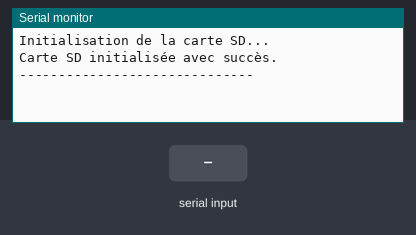
The sketch below on a simulated Arduino Leonardo, built with avr-gcc and run on an emulated ATmega32U4. Parts: the last lines printed to the serial monitor. The test bench sets the inputs (shaded band). Storage starts empty.

Above: at 1.2 s.
1.3 s: "1\n" received over Serial
At 2.5 s:
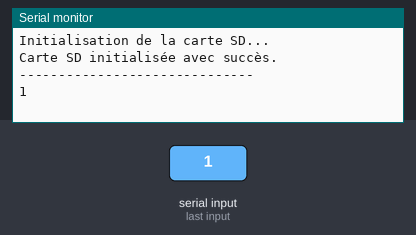
2.8 s: "0\n" received over Serial
At 3.7 s:
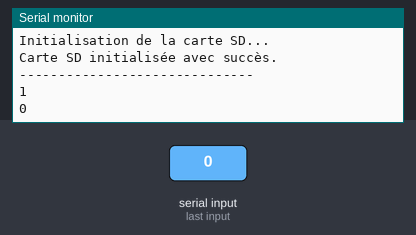
4.3 s: "2\n" received over Serial
At 4.8 s:
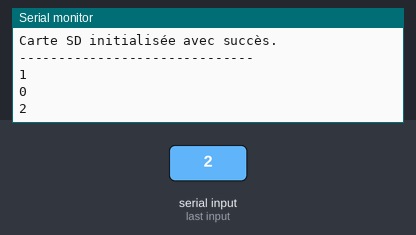

Measured:
- after the input at 1.3 s, the serial monitor: prints a new line at once (image 1)
- after the input at 2.8 s, the serial monitor: prints a new line at once (image 2)
- after the input at 4.3 s, the serial monitor: prints a new line at once (image 3)

The sketch:

sketch_may25a_SDcard.ino
```cpp
#include <SPI.h>
#include <SD.h>

char value=0;
int k=0;

// ATTENTION : il faut bien choisir le pin. Il semble que l'utilisation du pin 10 pose problème.
const int chipSelectPin = 4; // Broche CS du shield
// Arduino Ethernet shield: pin 4
// Adafruit SD shields and modules: pin 10
// Sparkfun SD shield: pin 8
// MKRZero SD: SDCARD_SS_PIN

void setup() {
  // Initialisation de la communication SPI
  //SPI.begin();
  Serial.begin(9600);
  while (!Serial) {
    ; // wait for serial port to connect. Needed for native USB port only
  }
  Serial.print("\n");
  Serial.println("Initialisation de la carte SD...");

  // Vérification de la présence de la carte SD
  if (!SD.begin(chipSelectPin)) {
    Serial.println("Erreur lors de l'initialisation de la carte SD. Vérifiez que la carte est bien insérée.");
    while (1);
  }
    Serial.println("Carte SD initialisée avec succès.");

    Serial.println("------------------------------");
}

void loop() {

  // // make a string for assembling the data to log:
  // k=k+1;
  // String dataString = "test" + String(k);

  // Assemblage des donnees a logger:
  String dataString = "";

  // si on recoit quelque chose de LEONARDO:
  //for (int i=0; i<27; i++){
    if(Serial.available()>0){
      value=Serial.read();

      //-----------------------------------------------------------------
      //Serial.print("data recues : "); // Affichage dans le Serial Monitor
      //Serial.print(value);
      //-----------------------------------------------------------------

      dataString += String(value); //Ajout à la string de données a enregistrer

  //}


      // Ouverture du fichier sur la carte SD en mode écriture
      // Rq: 1 seul fichier peut être ouvert à la fois, il faudra fermer celui-là si on veut en ouvrir un autre.
      File dataFile = SD.open("data001.txt", FILE_WRITE);
      //ATTENTION : la taille du nom de fichier ne peut pas exceder 8 caractères

      //Debuggage
      // if (SD.exists("data_test.txt")) {
      //   Serial.println("data_test exists. ");
      // }

      // Vérification si le fichier a pu être ouvert
      if (dataFile) {
        // Écriture des données dans le fichier
        //dataFile.println(dataString);
        dataFile.print(value);

        //-----------------------------------------------------------------
        // Serial.print("data ecrite : "); // Affichage dans le Serial Monitor
        // Serial.println(dataString);
        Serial.print(value);
        //-----------------------------------------------------------------

        // Fermeture du fichier
        dataFile.close();

        //Serial.println("Donnees ecrites avec succes !");
      }
      else {
        Serial.println("Erreur lors de l'ouverture du fichier.");
        while(1);
      }
  }

}
```
